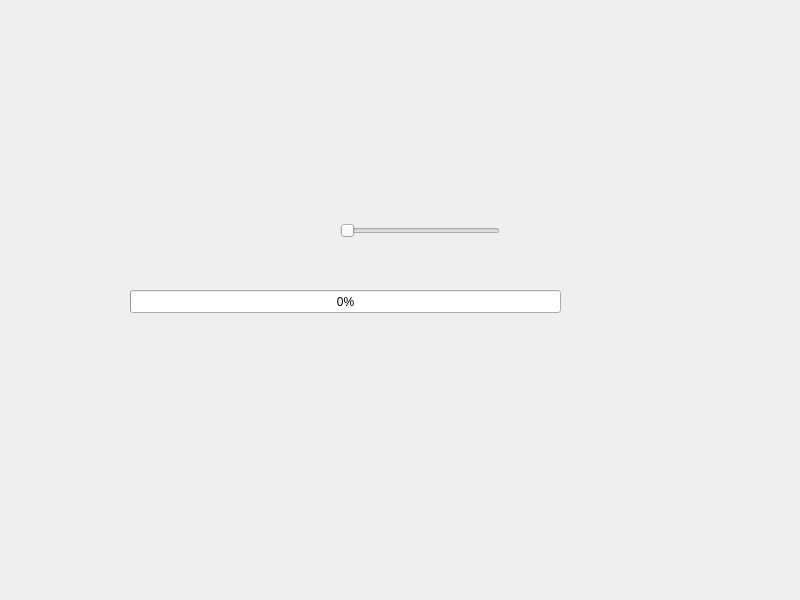
<?xml version="1.0" encoding="UTF-8"?>
<ui version="4.0">
 <class>Widget</class>
 <widget class="QWidget" name="Widget">
  <property name="geometry">
   <rect>
    <x>0</x>
    <y>0</y>
    <width>800</width>
    <height>600</height>
   </rect>
  </property>
  <property name="windowTitle">
   <string>Widget</string>
  </property>
  <widget class="QProgressBar" name="progressBar">
   <property name="geometry">
    <rect>
     <x>130</x>
     <y>290</y>
     <width>431</width>
     <height>23</height>
    </rect>
   </property>
   <property name="value">
    <number>0</number>
   </property>
  </widget>
  <widget class="QSlider" name="horizontalSlider">
   <property name="geometry">
    <rect>
     <x>340</x>
     <y>220</y>
     <width>160</width>
     <height>22</height>
    </rect>
   </property>
   <property name="maximum">
    <number>100</number>
   </property>
   <property name="orientation">
    <enum>Qt::Horizontal</enum>
   </property>
  </widget>
 </widget>
 <resources/>
 <connections/>
</ui>
